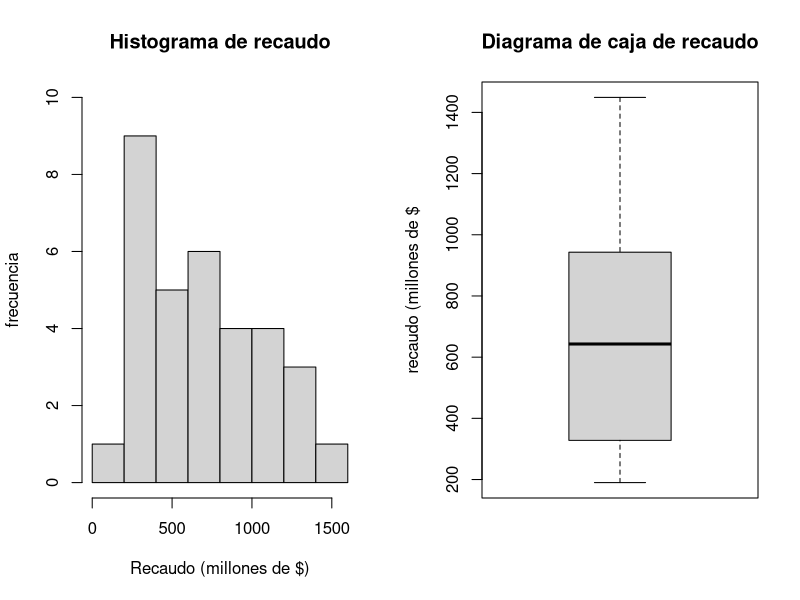
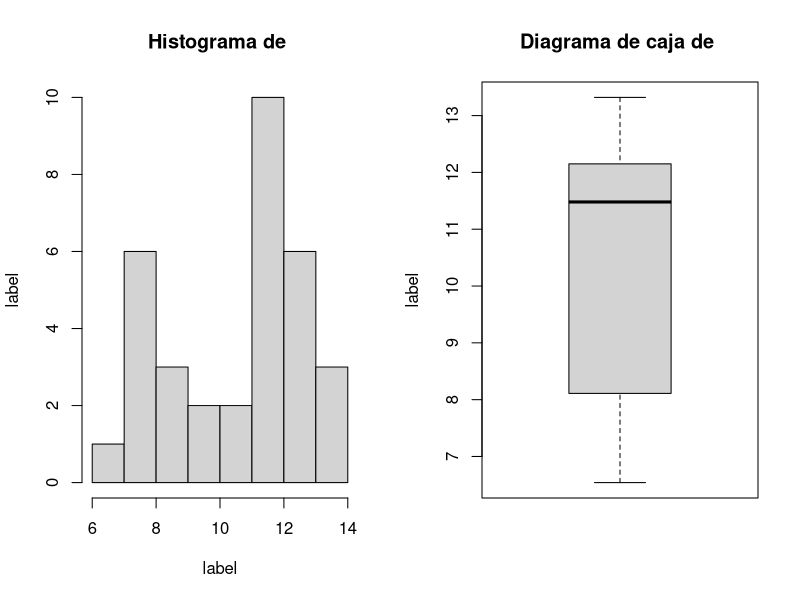
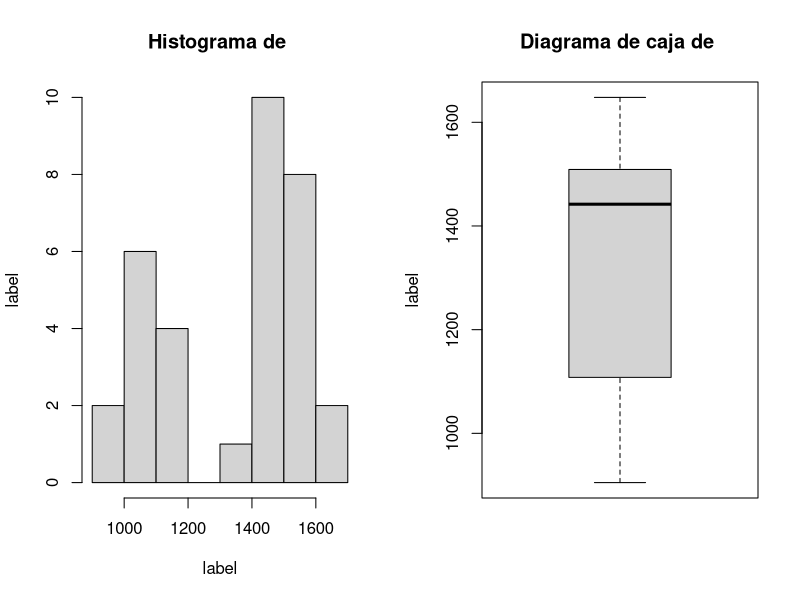
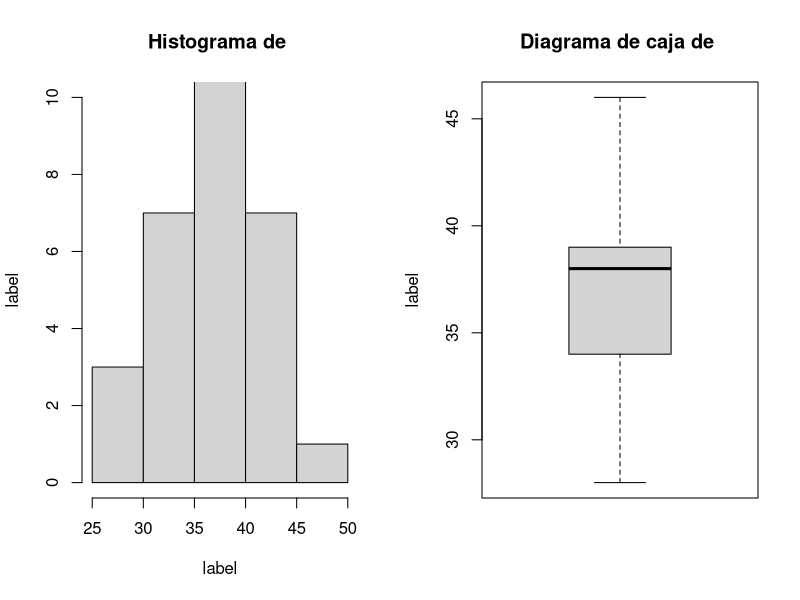
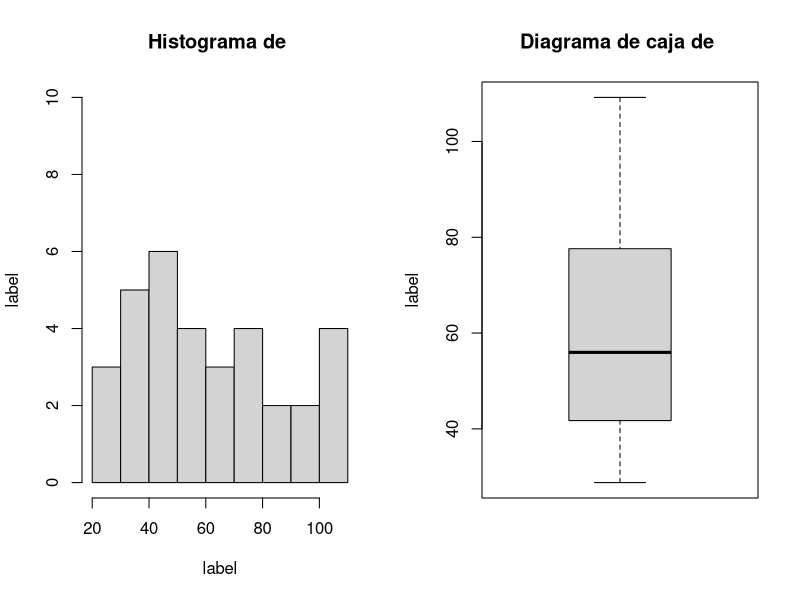
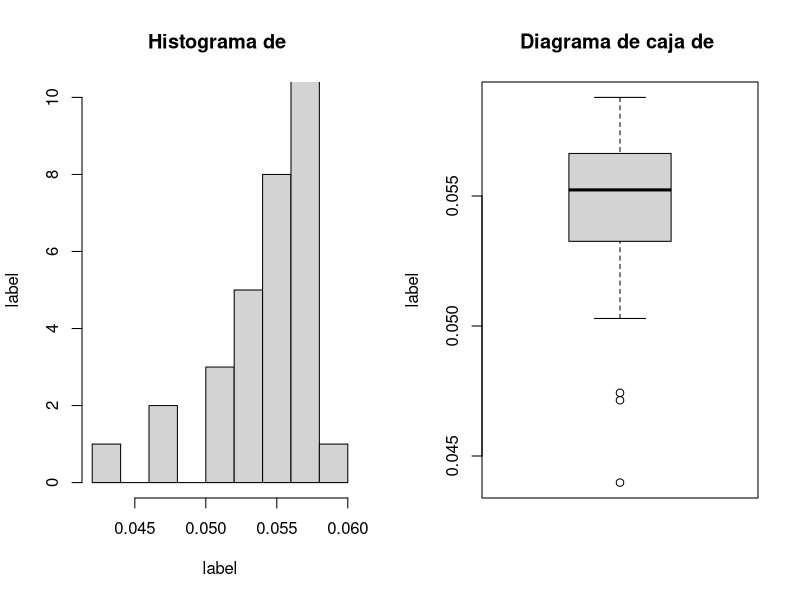
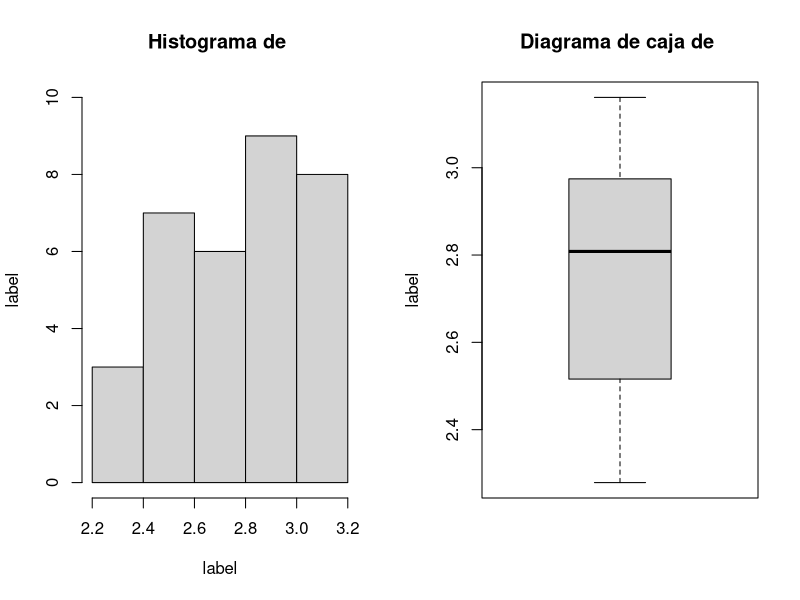

These charts were generated, in order, by the following R code:
## ---- chunk 1
knitr::opts_chunk$set(echo = TRUE)
## ---- chunk 2
project_data <- read.delim("broadway-shows.txt")
str(project_data)
## ---- chunk 3
var(project_data$Gross..M.)
sd(project_data$Gross..M.)
## ---- chunk 4
summary(project_data$Gross..M.)
## ---- chunk 5
par(mfrow= c(1,2))
recaudo_hist <- hist(project_data$Gross..M.,main="Histograma de recaudo",xlab="Recaudo (millones de $)",ylab="frecuencia",ylim = c(0,10),breaks=6)
recaudo_bp <- boxplot(project_data$Gross..M.,main="Diagrama de caja de recaudo",ylab="recaudo (millones de $")
## ---- chunk 6
 var(project_data$Attendance)
 sd(project_data$Attendance)
## ---- chunk 7
summary(project_data$Attendance)
## ---- chunk 8
par(mfrow= c(1,2))
recaudo_hist <- hist(project_data$Attendance,main="Histograma de ",xlab="label",ylab="label",ylim = c(0,10),breaks=6)
recaudo_bp <- boxplot(project_data$Attendance,main="Diagrama de caja de ",ylab="label")
## ---- chunk 9
var(project_data$Playing.weeks)
sd(project_data$Playing.weeks)
## ---- chunk 10
summary(project_data$Playing.weeks) 
## ---- chunk 11
par(mfrow= c(1,2))
recaudo_hist <- hist(project_data$Playing.weeks,main="Histograma de ",xlab="label",ylab="label",ylim = c(0,10),breaks=6)
recaudo_bp <- boxplot(project_data$Playing.weeks,main="Diagrama de caja de ",ylab="label")
## ---- chunk 12
var(project_data$New.Productions)
sd(project_data$New.Productions)
## ---- chunk 13
summary(project_data$New.Productions)
## ---- chunk 14
par(mfrow= c(1,2))
recaudo_hist <- hist(project_data$New.Productions,main="Histograma de ",xlab="label",ylab="label",ylim = c(0,10),breaks=6)
recaudo_bp <- boxplot(project_data$New.Productions,main="Diagrama de caja de ",ylab="label")
## ---- chunk 15
var(project_data$Mean.ticket)
sd(project_data$Mean.ticket)
## ---- chunk 16
summary(project_data$Mean.ticket)
## ---- chunk 17
par(mfrow= c(1,2))
recaudo_hist <- hist(project_data$Mean.ticket,main="Histograma de ",xlab="label",ylab="label",ylim = c(0,10),breaks=6)
recaudo_bp <- boxplot(project_data$Mean.ticket,main="Diagrama de caja de ",ylab="label")
## ---- chunk 18
var(project_data$Pct.sold)
sd(project_data$Pct.sold)
## ---- chunk 19
summary(project_data$Pct.sold)
## ---- chunk 20
par(mfrow= c(1,2))
recaudo_hist <- hist(project_data$Pct.sold,main="Histograma de ",xlab="label",ylab="label",ylim = c(0,10),breaks=6)
recaudo_bp <- boxplot(project_data$Pct.sold,main="Diagrama de caja de ",ylab="label")
## ---- chunk 21
var(project_data$LogGross)
sd(project_data$LogGross)
## ---- chunk 22
summary(project_data$LogGross)
## ---- chunk 23
par(mfrow= c(1,2))
recaudo_hist <- hist(project_data$LogGross,main="Histograma de ",xlab="label",ylab="label",ylim = c(0,10),breaks=6)
recaudo_bp <- boxplot(project_data$LogGross,main="Diagrama de caja de ",ylab="label")
